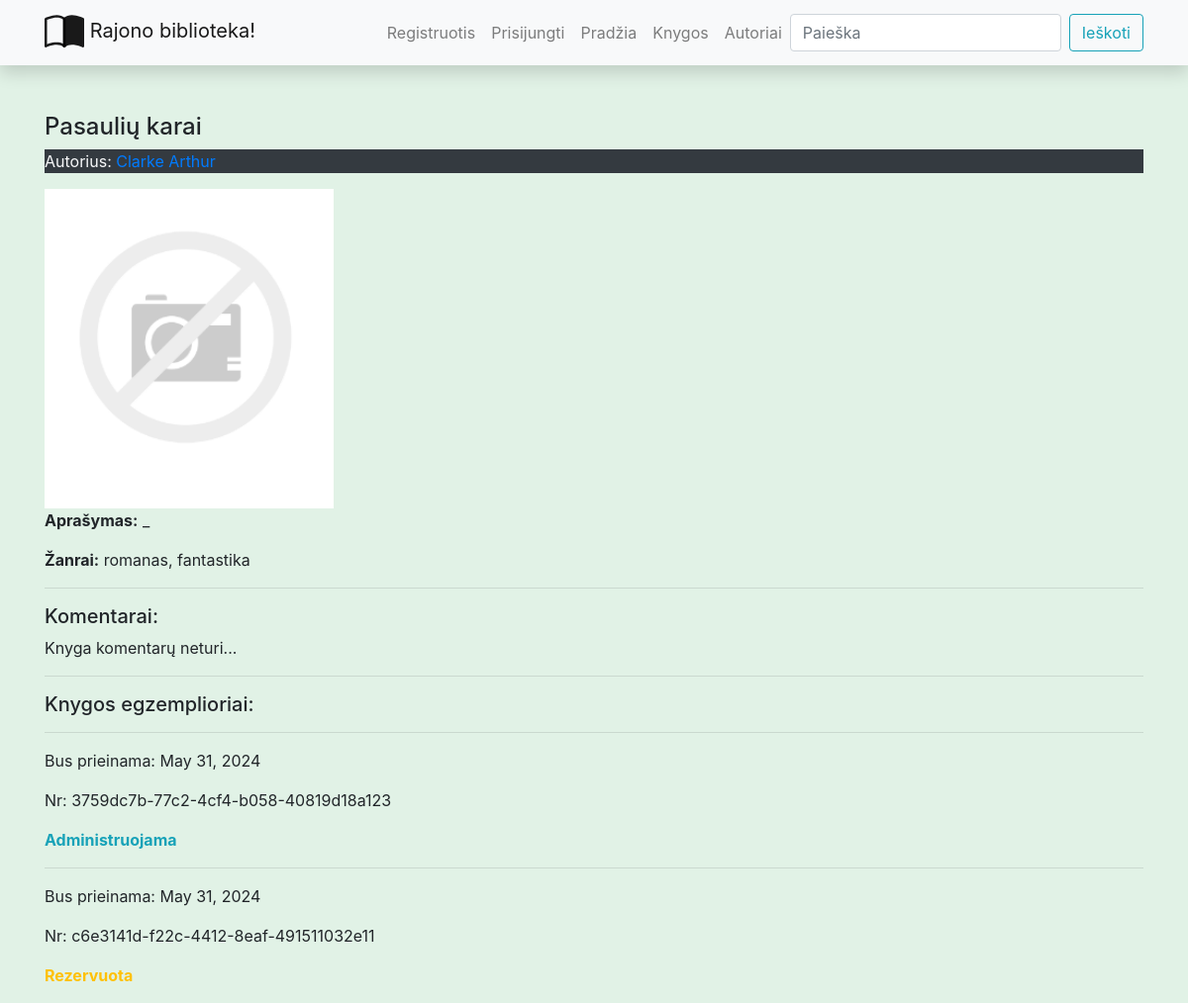
Before: /library/books/6 with the older database file.
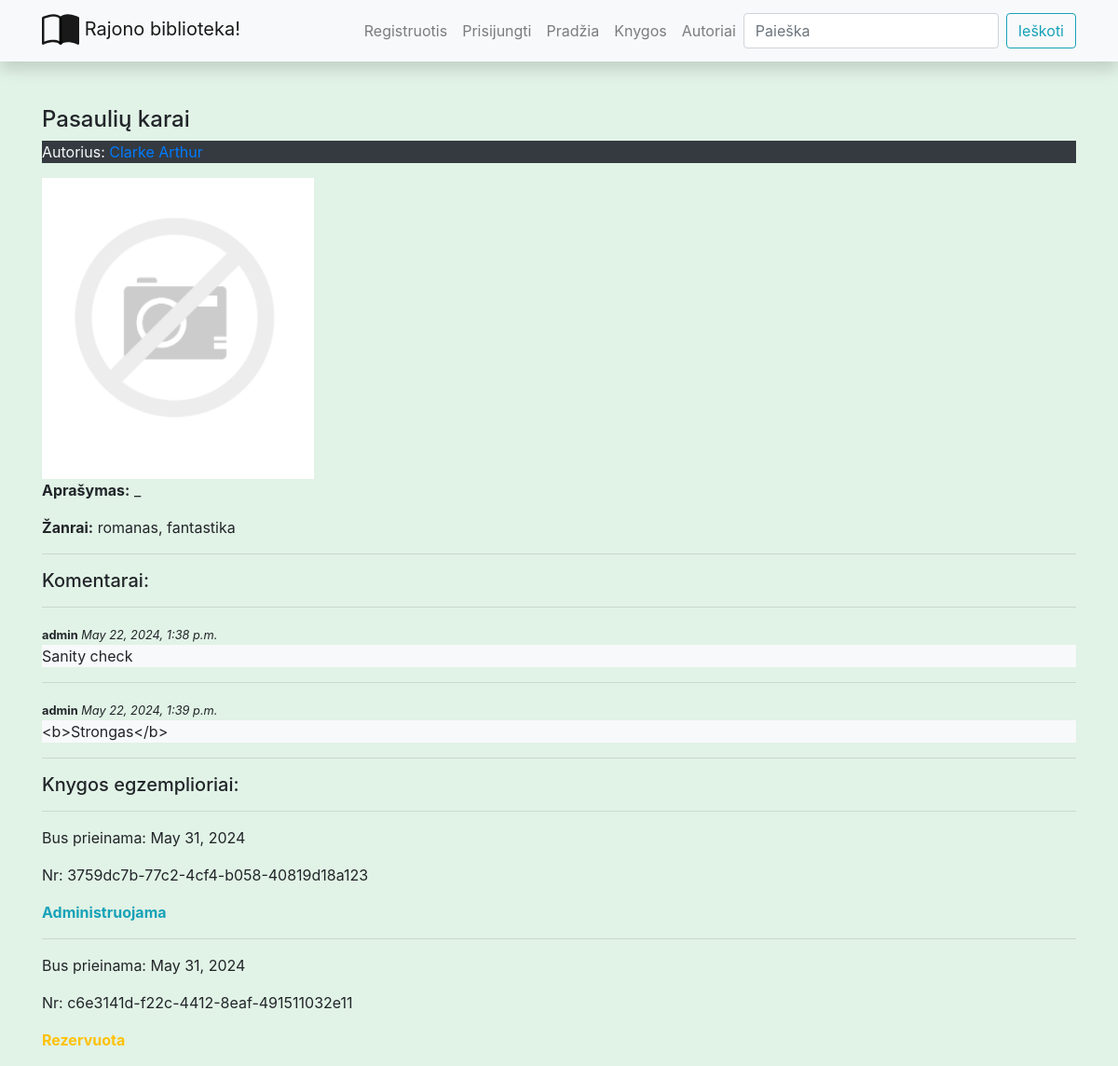
After: the same page with the newer database file.
### libraryapp/models.py (models this page shows, shortened)
class BookInstance(models.Model):
    id = models.UUIDField(primary_key=True, default=uuid.uuid4)
    due_back = models.DateField('Bus prieinama', null=True, blank=True)
    book = models.ForeignKey(Book, on_delete=models.CASCADE)
    reader = models.ForeignKey(User, on_delete=models.SET_NULL, null=True, blank=True)
    LOAN_STATUS = (
        ('a', 'Administruojama'),
        ('p', 'Paimta'),
        ('g', 'Galima paimti'),
        ('r', 'Rezervuota')
    )
    status = models.CharField(
        max_length=1,
        choices=LOAN_STATUS,
        blank=True,  # blank - galimas tuščias laukas formoj
        default='a',
        help_text='Knygos kopijos statusas'
    )

class BookReview(models.Model):
    date_created = models.DateTimeField(auto_now_add=True)
    content = models.TextField('Atsiliepimas', max_length=2000)
    book = models.ForeignKey(Book, on_delete=models.CASCADE,
                             blank=True)  # blank True, nes formoje nerodysim pasirinkimo knygos
    reviewer = models.ForeignKey(User, on_delete=models.SET_NULL, null=True, blank=True)

### libraryapp/views.py (the view, shortened to what this page needs)
# urls.py: path('books/<int:pk>', views.BookDetailView.as_view(), name='book-one'),
class BookDetailView(generic.edit.FormMixin, generic.DetailView):
    model = Book
    context_object_name = 'book'  # book - standartinis kintamojo template pavadinimas,sukuriamas django
    template_name = 'book.html'
    form_class = BookReviewForm

### libraryapp/forms.py
class BookReviewForm(forms.ModelForm):
    class Meta:
        model = BookReview
        fields = ('content', 'book', 'reviewer')
        widgets = {  # paslepiam laukus, kad jie nebūtų rodomi formoje
            'book': forms.HiddenInput(),
            'reviewer': forms.HiddenInput()
        }

### libraryapp/models.py (called while the page is built)
    def __str__(self):
        return f'{self.last_name} {self.first_name}'

    def display_genres(self):
        return ', '.join(elem.name for elem in self.genre.all())

### libraryapp/templates/book.html (shortened to what this page needs)
{% extends "base.html" %}
{% load static %}
{% block content %}
<h4> {{ book.title }}</h4>
<p class="bg-dark text-light">Autorius: <a href="{% url 'author-one' book.author.id %}">{{ book.author }}</a></p>
{% if book.cover %}
    <img src="{{ book.cover.url }}"/>
{% else %}
    <img src="{% static 'img/no-image.png' %}"/>
{% endif %}
<p><b>Aprašymas:</b> {{ book.summary }}</p>
<p><b>Žanrai:</b> {{ book.display_genres }} </p>
<hr/>
<h5>Komentarai:</h5>
{% if book.bookreview_set.all %}
    {% for review in book.bookreview_set.all %}
        <hr/>
<small><b>{{ review.reviewer }}</b> <em>{{ review.date_created }}</em></small>
        <p class="bg-light">{{ review.content }}</p>
    {% endfor %}
{% else %}
    <p>Knyga komentarų neturi...</p>
{% endif %}
<hr/>
<h5>Knygos egzemplioriai:</h5>
{% for bookinst_o in book.bookinstance_set.all %}
    <hr/>
    <p>Bus prieinama: {{ bookinst_o.due_back }}</p>
    <p>Nr: {{ bookinst_o.id }}</p>
    <p class="{% if bookinst_o.status == 'a' %} text-info
              {% elif bookinst_o.status == 'g' %} text-success
              {% elif bookinst_o.status == 'r' %} text-warning
              {% elif bookinst_o.status == 'p' %} text-muted
              {% endif %}
    ">
        <b>{{ bookinst_o.get_status_display }}</b>
    </p>
{% endfor %}
{% endblock %}

Changed rows visible on the page:
added BookReview: reviewer "admin", date_created "May 22, 2024, 1:38 p.m.", content "Sanity check"
added BookReview: reviewer "admin", date_created "May 22, 2024, 1:39 p.m.", content "<b>Strongas</b>"
Other visible differences:
text no longer shown: "Knyga komentarų neturi..."
